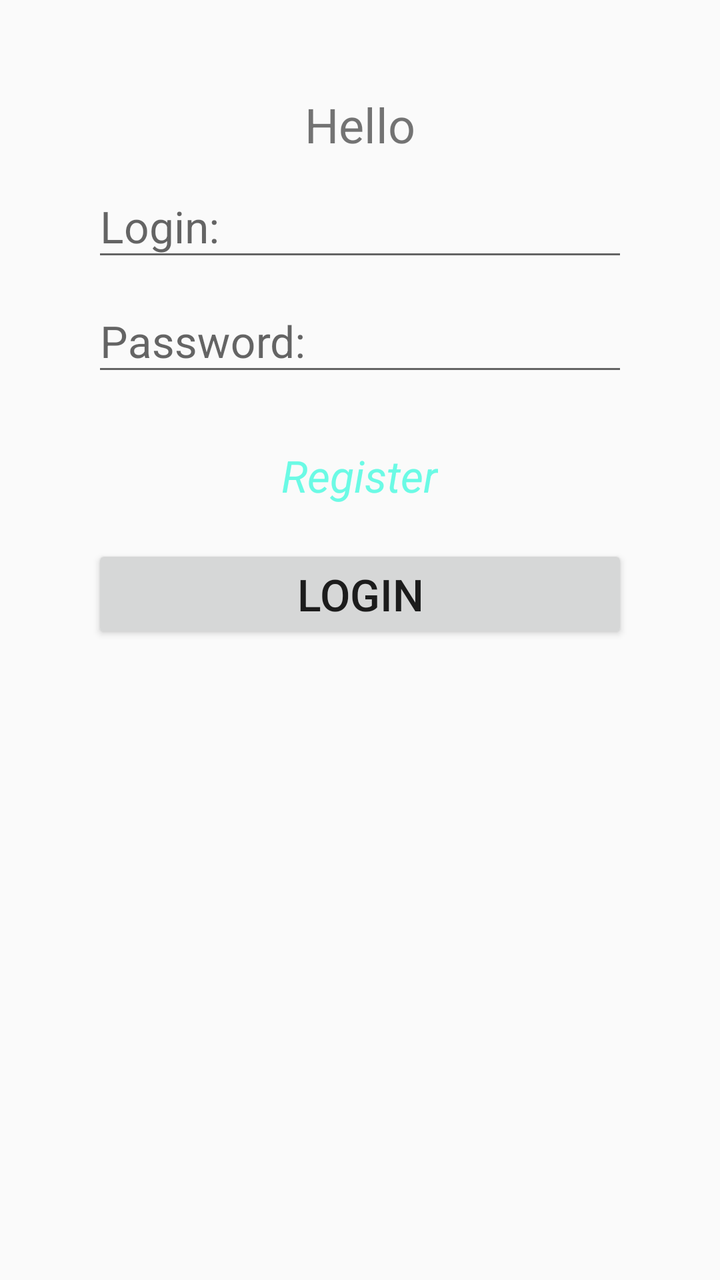
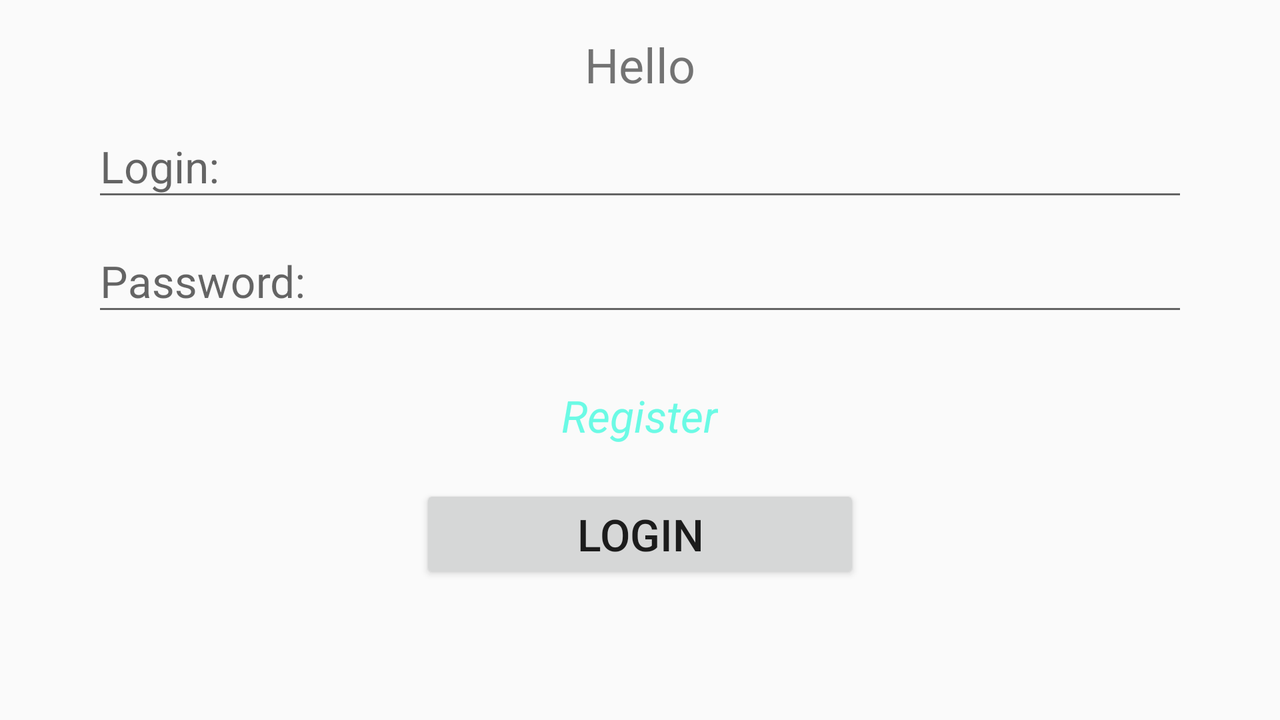

One screen, two layout resources from the same app: the default and the repository's alternative for another configuration. Each is rendered where Android would select it; the XML of both is given below.
<!-- AndroidManifest.xml: application theme AppTheme -->
<!-- res/layout/activity_login.xml -->
<?xml version="1.0" encoding="utf-8"?>
<RelativeLayout xmlns:android="http://schemas.android.com/apk/res/android"
    xmlns:tools="http://schemas.android.com/tools"
    android:layout_width="match_parent"
    android:layout_height="match_parent"
    android:paddingBottom="@dimen/activity_vertical_margin"
    android:paddingLeft="@dimen/activity_horizontal_margin"
    android:paddingRight="@dimen/activity_horizontal_margin"
    android:paddingTop="@dimen/activity_vertical_margin"
    tools:context="com.example.asus.ninthapp.MainActivity">

    <TextView
        android:id="@+id/headText_AM"
        android:layout_width="wrap_content"
        android:layout_height="wrap_content"
        android:layout_alignParentTop="true"
        android:layout_centerInParent="true"
        android:text="@string/headText_AM"
        android:textSize="@dimen/head_txt_size" />

    <android.support.design.widget.TextInputLayout
        android:id="@+id/tilay_in1"
        android:layout_width="match_parent"
        android:layout_height="wrap_content"
        android:layout_below="@+id/headText_AM">

        <EditText
            android:id="@+id/et_Login_AM"
            android:layout_width="match_parent"
            android:layout_height="wrap_content"
            android:hint="@string/headLogin_AM"
            android:textSize="@dimen/txtSizeAll" />
    </android.support.design.widget.TextInputLayout>

    <android.support.design.widget.TextInputLayout
        android:id="@+id/tilay_in2"
        android:layout_width="match_parent"
        android:layout_height="wrap_content"
        android:layout_below="@+id/tilay_in1">

        <EditText
            android:id="@+id/et_Password_AM"
            android:layout_width="match_parent"
            android:layout_height="wrap_content"
            android:layout_marginTop="@dimen/indent"
            android:hint="@string/headPass_AM"
            android:inputType="textPassword"
            android:textSize="@dimen/txtSizeAll" />

    </android.support.design.widget.TextInputLayout>

    <TextView
        android:id="@+id/tv_register_AM"
        android:layout_width="wrap_content"
        android:layout_height="wrap_content"
        android:layout_below="@+id/tilay_in2"
        android:layout_centerHorizontal="true"
        android:layout_marginTop="30dp"
        android:clickable="true"
        android:paddingBottom="@dimen/indent"
        android:text="@string/Register"
        android:textColor="@color/colorTextLBlue"
        android:textSize="@dimen/txtSizeAll"
        android:textStyle="italic" />

    <Button
        android:id="@+id/btn_login_AM"
        android:layout_width="match_parent"
        android:layout_height="wrap_content"
        android:layout_alignParentStart="true"
        android:layout_below="@+id/tv_register_AM"
        android:clickable="true"
        android:text="@string/Login"
        android:textSize="@dimen/txtSizeAll" />

</RelativeLayout>
<!-- resources referenced by this layout -->
<resources>
  <color name="colorTextLBlue">#6bfae5</color>
  <dimen name="activity_horizontal_margin">46dp</dimen>
  <dimen name="activity_vertical_margin">46dp</dimen>
  <dimen name="head_txt_size">24sp</dimen>
  <dimen name="indent">20dp</dimen>
  <dimen name="txtSizeAll">22sp</dimen>
  <string name="Login">Login</string>
  <string name="Register">Register</string>
  <string name="headLogin_AM">Login:</string>
  <string name="headPass_AM">Password:</string>
  <string name="headText_AM">Hello</string>
  <style name="AppTheme" parent="Theme.AppCompat.Light.DarkActionBar">
          
          <item name="colorPrimary">@color/colorPrimary</item>
          <item name="colorPrimaryDark">@color/colorPrimaryDark</item>
          <item name="colorAccent">@color/colorAccent</item>
      </style>
  <color name="colorPrimary">#3F51B5</color>
  <color name="colorPrimaryDark">#303F9F</color>
  <color name="colorAccent">#40ffe6</color>
</resources>
<!-- res/layout-land/activity_login.xml (the repository's variant of the layout above) -->
<!-- drawn on the phone turned sideways -->
<?xml version="1.0" encoding="utf-8"?>
<RelativeLayout xmlns:android="http://schemas.android.com/apk/res/android"
    xmlns:tools="http://schemas.android.com/tools"
    android:layout_width="match_parent"
    android:layout_height="match_parent"
    android:paddingBottom="16dp"
    android:paddingLeft="@dimen/activity_horizontal_margin"
    android:paddingRight="@dimen/activity_horizontal_margin"
    android:paddingTop="16dp"
    tools:context="com.example.asus.ninthapp.MainActivity">

    <RelativeLayout
        android:id="@+id/Layout_1"
        android:layout_width="match_parent"
        android:layout_height="match_parent"
        android:layout_gravity="center_horizontal">

        <TextView
            android:id="@+id/headText_AM"
            android:layout_width="wrap_content"
            android:layout_height="wrap_content"
            android:layout_alignParentTop="true"
            android:layout_centerInParent="true"
            android:text="@string/headText_AM"
            android:textSize="@dimen/head_txt_size" />

        <android.support.design.widget.TextInputLayout
            android:id="@+id/tilay_in1"
            android:layout_width="match_parent"
            android:layout_height="wrap_content"
            android:layout_below="@+id/headText_AM">

            <EditText
                android:id="@+id/et_Login_AM"
                android:layout_width="match_parent"
                android:layout_height="wrap_content"
                android:hint="@string/headLogin_AM"
                android:textSize="@dimen/txtSizeAll" />
        </android.support.design.widget.TextInputLayout>

        <android.support.design.widget.TextInputLayout
            android:id="@+id/tilay_in2"
            android:layout_width="match_parent"
            android:layout_height="wrap_content"
            android:layout_below="@+id/tilay_in1">

            <EditText
                android:id="@+id/et_Password_AM"
                android:layout_width="match_parent"
                android:layout_height="wrap_content"
                android:layout_marginTop="@dimen/indent"
                android:hint="@string/headPass_AM"
                android:inputType="textPassword"
                android:textSize="@dimen/txtSizeAll" />

        </android.support.design.widget.TextInputLayout>

        <TextView
            android:id="@+id/tv_register_AM"
            android:layout_width="wrap_content"
            android:layout_height="wrap_content"
            android:layout_below="@+id/tilay_in2"
            android:layout_centerHorizontal="true"
            android:layout_marginTop="30dp"
            android:clickable="true"
            android:paddingBottom="@dimen/indent"
            android:text="@string/Register"
            android:textColor="@color/colorTextLBlue"
            android:textSize="@dimen/txtSizeAll"
            android:textStyle="italic" />

        <Button
            android:id="@+id/btn_login_AM"
            android:layout_width="220dp"
            android:layout_height="wrap_content"
            android:layout_below="@+id/tv_register_AM"
            android:layout_centerHorizontal="true"
            android:clickable="true"
            android:text="@string/Login"
            android:textSize="@dimen/txtSizeAll" />

    </RelativeLayout>

</RelativeLayout>
<!-- resources referenced by the variant -->
<!-- as the phone turned sideways resolves them -->
<resources>
  <color name="colorTextLBlue">#6bfae5</color>
  <dimen name="activity_horizontal_margin">46dp</dimen>
  <dimen name="head_txt_size">24sp</dimen>
  <dimen name="indent">20dp</dimen>
  <dimen name="txtSizeAll">22sp</dimen>
  <string name="Login">Login</string>
  <string name="Register">Register</string>
  <string name="headLogin_AM">Login:</string>
  <string name="headPass_AM">Password:</string>
  <string name="headText_AM">Hello</string>
  <style name="AppTheme" parent="Theme.AppCompat.Light.DarkActionBar">
          
          <item name="colorPrimary">@color/colorPrimary</item>
          <item name="colorPrimaryDark">@color/colorPrimaryDark</item>
          <item name="colorAccent">@color/colorAccent</item>
      </style>
  <color name="colorPrimary">#3F51B5</color>
  <color name="colorPrimaryDark">#303F9F</color>
  <color name="colorAccent">#40ffe6</color>
</resources>
